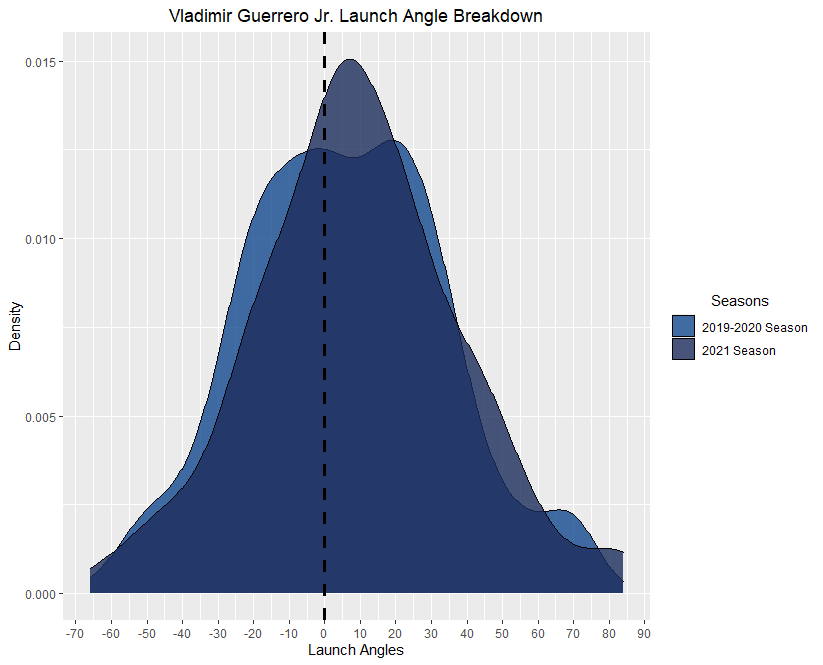

Write the R code that produced this figure.
#Setting directory

setwd("C:/Users/daily/Desktop/Repositories/MiscVisuals/Density Plots")

#Loading necessary libraries

library(tidyverse)
library(ggplot2)


#Grabbing csv file

la_data <- read.csv(file = "C:/Users/daily/Desktop/Repositories/MiscVisuals/Density Plots/Vladito LA.csv")

#Season column breakdown

la_data <- la_data %>%
  mutate(season_break_down = ifelse(game_year == 2021, "2021 Season", "2019-2020 Season"))

#Create color vector

colors <- c("2019-2020 Season" = "#134A8E",
            "2021 Season" = "#1D2D5C")

#Create visual

la_data %>%
  ggplot(aes(x = launch_angle, fill = season_break_down)) +
  geom_density(alpha = 0.8) +
  scale_fill_manual(values = colors)+
  scale_x_continuous(breaks = seq(-90, 90, 10)) +
  geom_vline(xintercept = 0, color = "black", linetype = "dashed", size = 1.25) +
  labs(title = "Vladimir Guerrero Jr. Launch Angle Breakdown", x = "Launch Angles", y = "Density", fill = "Seasons") +
  theme(plot.title = element_text(hjust = 0.5), legend.title = element_text(hjust = 0.5))
